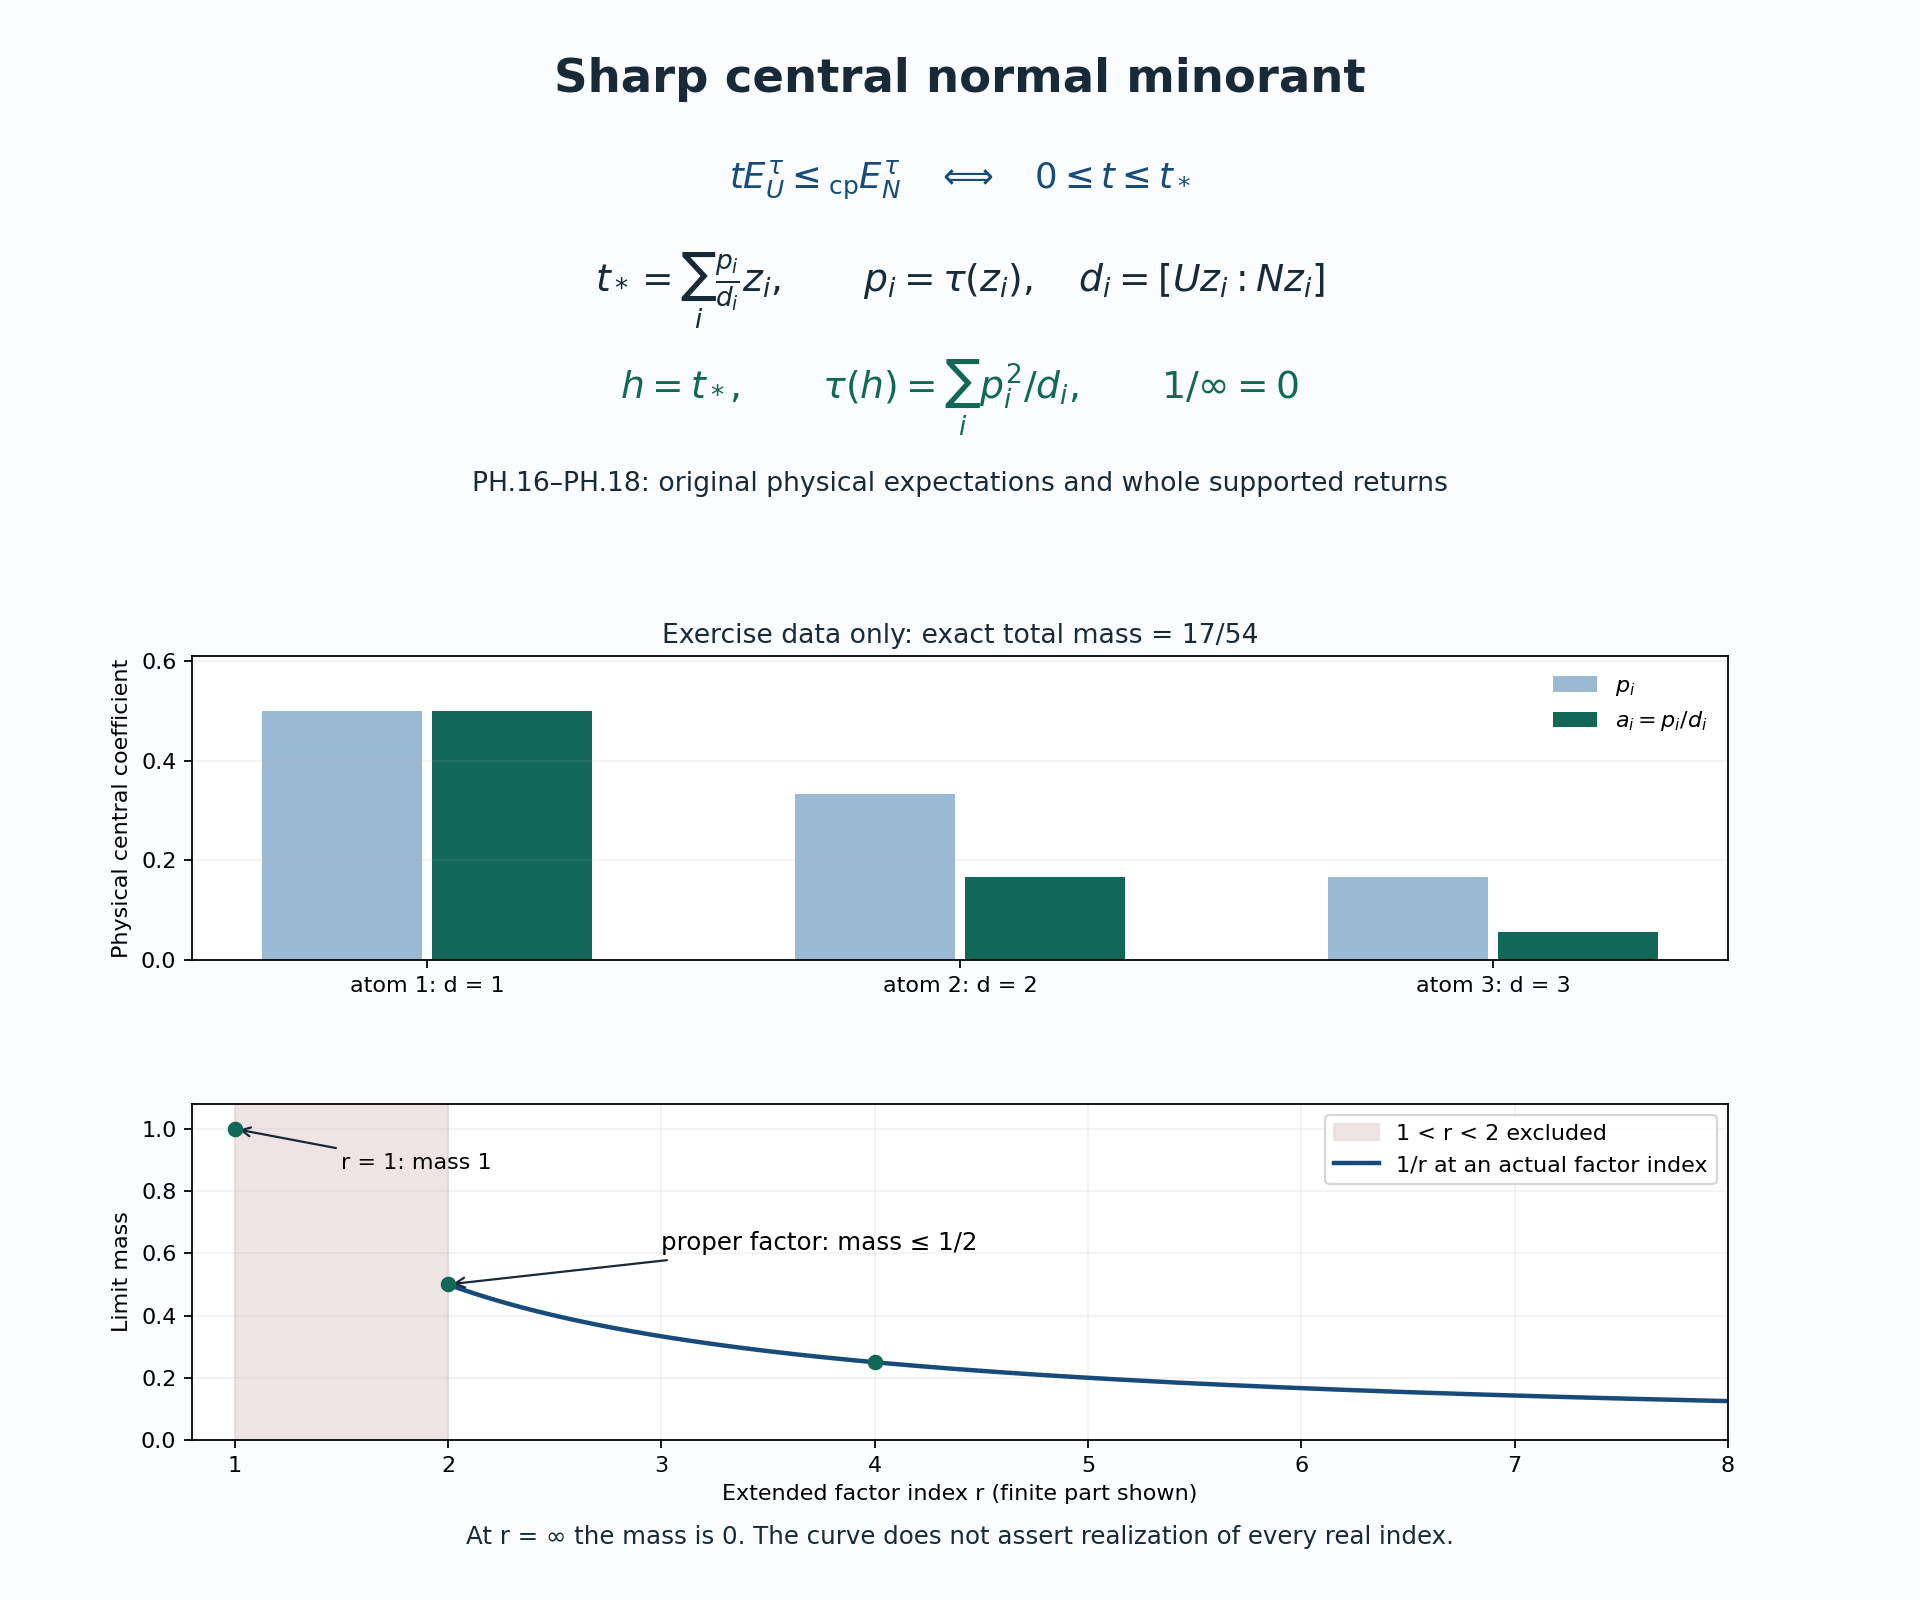

The script that drew this image:
"""Sharp atomic index mass of the actual physical return. CC0 1.0."""
from pathlib import Path
import matplotlib
matplotlib.use('Agg')
import matplotlib.pyplot as plt
import numpy as np
P=Path(__file__).resolve().with_suffix('')
fig=plt.figure(figsize=(12,10),facecolor='#fafcff');ink='#182a3a';blue='#164b7a';green='#126856'
ax=fig.add_axes([.04,.67,.92,.29]);ax.axis('off')
ax.text(.5,.94,'Sharp central normal minorant',ha='center',fontsize=21,weight='bold',color=ink)
ax.text(.5,.73,r'$t E_U^\tau\leq_{\rm cp} E_N^\tau\quad\Longleftrightarrow\quad 0\leq t\leq t_*$',ha='center',fontsize=16,color=blue)
ax.text(.5,.51,r'$t_*=\sum_i\frac{p_i}{d_i}z_i,\qquad p_i=\tau(z_i),\quad d_i=[Uz_i:Nz_i]$',ha='center',fontsize=17,color=ink)
ax.text(.5,.28,r'$h=t_*,\qquad \tau(h)=\sum_i p_i^2/d_i,\qquad 1/\infty=0$',ha='center',fontsize=17,color=green)
ax.text(.5,.08,'PH.16–PH.18: original physical expectations and whole supported returns',ha='center',fontsize=12,color=ink)
b=fig.add_axes([.10,.40,.80,.19],facecolor='white')
x=np.arange(3);p=np.array([.5,1/3,1/6]);d=np.array([1,2,3]);a=p/d
b.bar(x-.16,p,.30,label=r'$p_i$',color='#9ab9d3')
b.bar(x+.16,a,.30,label=r'$a_i=p_i/d_i$',color=green)
b.set_xticks(x,labels=['atom 1: d = 1','atom 2: d = 2','atom 3: d = 3']);b.set_ylim(0,.61);b.set_ylabel('Physical central coefficient');b.legend(frameon=False);b.grid(axis='y',alpha=.15)
b.set_title('Exercise data only: exact total mass = 17/54',fontsize=12,color=ink)
c=fig.add_axes([.10,.10,.80,.21],facecolor='white')
c.axvspan(1,2,color='#eadbdc',alpha=.75,label='1 < r < 2 excluded')
r=np.linspace(2,8,200);c.plot(r,1/r,color=blue,lw=2,label='1/r at an actual factor index')
c.scatter([1,2,4],[1,.5,.25],color=green,zorder=4)
c.annotate('r = 1: mass 1',xy=(1,1),xytext=(1.5,.87),arrowprops=dict(arrowstyle='->',color=ink),fontsize=10)
c.annotate('proper factor: mass ≤ 1/2',xy=(2,.5),xytext=(3.0,.61),arrowprops=dict(arrowstyle='->',color=ink),fontsize=11)
c.set_xlim(.8,8);c.set_ylim(0,1.08);c.set_xlabel('Extended factor index r (finite part shown)');c.set_ylabel('Limit mass');c.grid(alpha=.15);c.legend(loc='upper right',frameon=True,facecolor='white')
fig.text(.5,.035,'At r = ∞ the mass is 0. The curve does not assert realization of every real index.',ha='center',fontsize=11,color=ink)
fig.savefig(P.with_suffix('.png'),dpi=160,facecolor=fig.get_facecolor());fig.savefig(P.with_suffix('.svg'),facecolor=fig.get_facecolor());plt.close(fig)
svg=P.with_suffix('.svg');svg.write_bytes(b'\n'.join(x.rstrip() for x in svg.read_bytes().splitlines())+b'\n')
